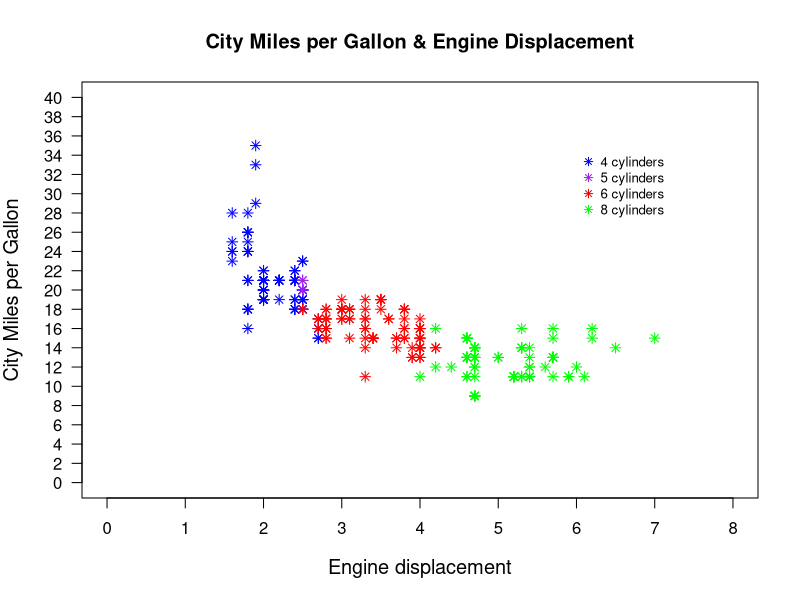

Source code (R):
install.packages("tidyverse")
library(tidyverse)
library(ggplot2)

data(mpg)

plot(mpg$displ[mpg$cyl == 4], mpg$cty[mpg$cyl == 4],
     pch = 8, #pch代表不同的图标
     col = "blue",
     las = 1,
     main = "City Miles per Gallon & Engine Displacement",
     xlab = "Engine displacement",
     ylab = "City Miles per Gallon",
     cex.main = 1.2,
     cex.lab = 1.2,
     cex.axis = 1.2,
     font.main = 2,
     font.lab = 1,
     font.axis = 2,
     xlim = c(0,8),
     ylim = c(0,40),
     xaxt = "n",
     yaxt = "n")

axis(1, at = seq(0,8,1), labels = seq(0,8,1)) #设置额外的刻度 x
axis(2, at = seq(0,40,2), labels = seq(0,40,2), las = 1) #设置额外的刻度 y


#分组散点图
points(mpg$displ[mpg$cyl == 5], mpg$cty[mpg$cyl == 5],
       pch = 8,
       col = "purple")

points(mpg$displ[mpg$cyl == 6], mpg$cty[mpg$cyl == 6],
       pch = 8,
       col = "red")

points(mpg$displ[mpg$cyl == 8], mpg$cty[mpg$cyl == 8],
       pch = 8,
       col = "green")

legend(6,35,
       legend = c("4 cylinders","5 cylinders","6 cylinders","8 cylinders"),
       pch = c(8,8,8,8),
       col = c("blue","purple","red","green"),
       cex = 0.8,
       bty = "n")

